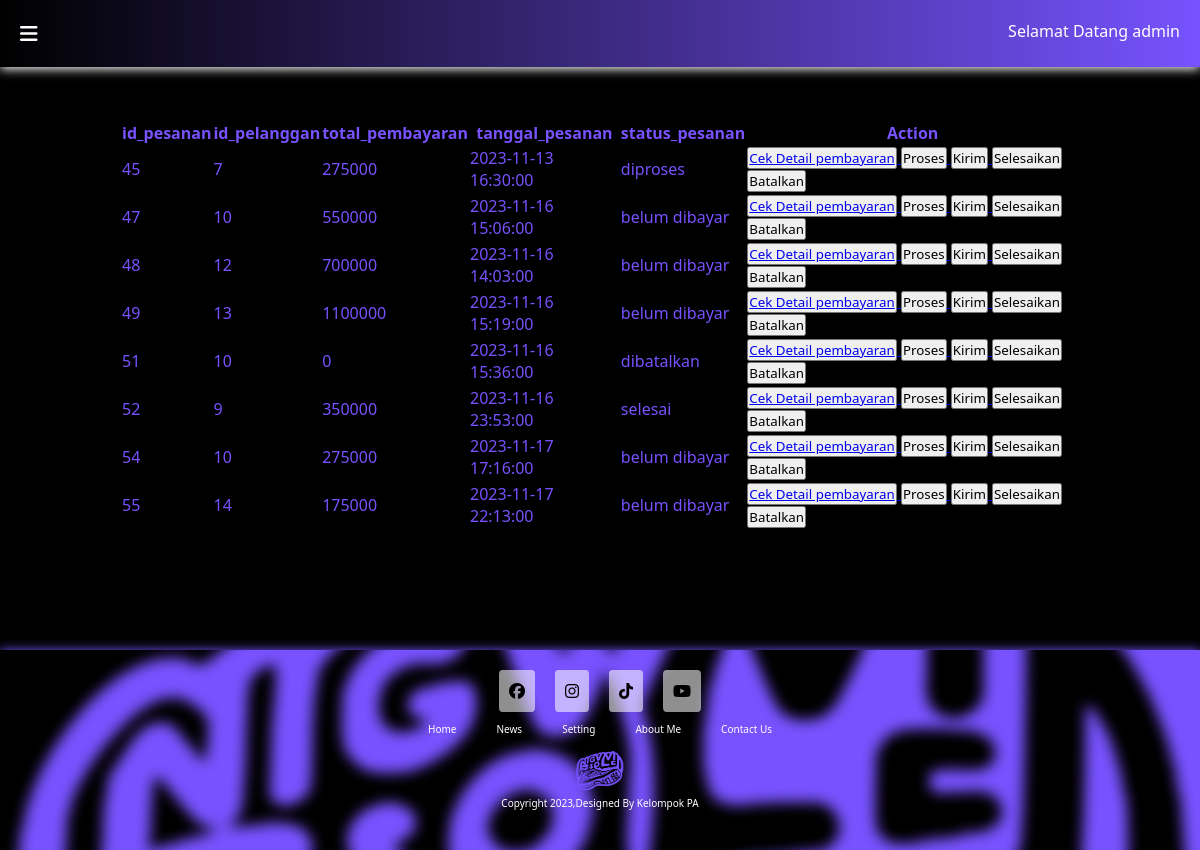
The app's page /admin/konfirmasi_pesanan.php (signed in) with its own data.
### tables this page shows
CREATE TABLE `pesanan` (
  `id_pesanan` int(11) NOT NULL,
  `id_pelanggan` int(11) NOT NULL,
  `total_pembayaran` int(11) NOT NULL,
  `tanggal_pesanan` datetime DEFAULT NULL,
  `status_pesanan` enum('keranjang','belum dibayar','sudah dibayar','diproses','dikirim','selesai','dibatalkan') NOT NULL
);

### util/loginSession.php (called while the page is built, shortened)
<?php
if(!isset($_SESSION['logged'])){
    echo "<script>
        alert('Anda Belum Login Broo');
        document.location.href = '../pages/login.php';
    </script>";
}else{
    if (isset($_SESSION['username'])) {
        $username = $_SESSION['username'];
    } else {
        echo "<script>
                alert('Akun Tidak Ditemukan');
                document.location.href = '../pages/login.php';
            </script>";
    }
}
?>

### admin/konfirmasi_pesanan.php (the view, shortened to what this page needs)
<?php
require "../util/koneksi.php";
require "../util/loginSession.php";
$result_query = mysqli_query($conn, "SELECT * FROM pesanan WHERE status_pesanan  != 'keranjang'");
$array_konfirmasi = [];
while ($row = mysqli_fetch_assoc($result_query)) {
    $array_konfirmasi[] = $row;
}
?>
<!DOCTYPE html>
<html lang="en">
<head>
    <link rel="stylesheet" href="style/konfirmasi_pesanan.css">
    <link rel="stylesheet" href="https://cdnjs.cloudflare.com/ajax/libs/font-awesome/6.4.2/css/all.min.css" />
</head>
<body>
<nav class="nav-admin">
        <div class="show-more" onclick="toggleSubMenu()"><i class="fa-solid fa-bars"></i></div>
        <div class="welcome-text">Selamat Datang <?= $username ?></div>
    </nav>
<div class="isi-page-admin">
<div class="cek-pesanan">
        <?php
        if (empty($array_konfirmasi)) {
            echo "Tidak Ada Pesanan Yang perlu dikonfirmasi";
        } else {
        ?>
            <table>
                <tr>
                    <th>id_pesanan</th>
                    <th>id_pelanggan</th>
                    <th>total_pembayaran</th>
                    <th>tanggal_pesanan</th>
                    <th>status_pesanan</th>
                    <th>Action</th>
                </tr>
                <?php foreach ($array_konfirmasi as $record_toconfirm) : ?>
                    <tr>
                        <td><?= $record_toconfirm['id_pesanan'] ?></td>
                        <td><?= $record_toconfirm['id_pelanggan'] ?></td>
                        <td><?= $record_toconfirm['total_pembayaran'] ?></td>
                        <td><?= $record_toconfirm['tanggal_pesanan'] ?></td>
                        <td><?= $record_toconfirm['status_pesanan'] ?></td>
                        <td>
                        <form action="" method="post">
                            <button><a href="detail_bayar.php?id=<?=$record_toconfirm['id_pesanan']?>">Cek Detail pembayaran</button>
                            <button type="submit" name="status-diproses">Proses</button>
                            <button type="submit" name="status-dikirim">Kirim</button>
                            <button type="submit" name="status-selesai">Selesaikan</button>
                            <button type="submit" name="status-dibatalkan">Batalkan</button>
                        </form>
                        </td>
                    </tr>
                <?php endforeach; ?>
            </table>
        <?php
        }
        ?>
    </div>
</div>
<footer>
    <div class="footer" id="setting">
        <div class="icon">
            <a href=""><i class="fa-brands fa-facebook"></i></a>
            <a href=""><i class="fa-brands fa-instagram"></i></a>
            <a href=""><i class="fa-brands fa-tiktok"></i></a>
            <a href=""><i class="fa-brands fa-youtube"></i></a>
        </div>
        <div class="footern">
            <ul>
                <li><a href="#">Home</a></li>
                <li><a href="#">News</a></li>
                <li><a href="#">Setting</a></li>
                <li><a href="#">About Me</a></li>
                <li><a href="#">Contact Us</a></li>
            </ul>
        </div>
        <div class="footerb">
        <img src="../asset/logo.png" alt="" style="width: 50px; height: 50px;">
            <p>Copyright 2023,Designed By Kelompok PA</p>
        </div>
    </div>
    </footer>
</body>
</html>

### admin/style/konfirmasi_pesanan.css (style rules this page uses)
* { margin: 0; padding: 0; box-sizing: border-box; transition: all 0.4s ease; scroll-behavior: smooth; font-family: 'Segoe UI', Tahoma, Geneva, Verdana, sans-serif; }
body { background-color: black; overflow-x: hidden; color: #7752FE; }
.isi-page-admin { padding: 10%; }
.fa-solid { color: white; }
nav { background: linear-gradient(to right, black, #7752FE); display: flex; justify-content: space-between; position :fixed; box-shadow: 0 2px 10px ; width: 100%; text-align: center; z-index: 2; }
div img { width: 90%; }
footer { background-color: rgba(0, 0, 0, 0.362); backdrop-filter: blur(50); box-shadow: 0px 0px 10px 0px #7752FE ; }
.footer { width: 100%; height: 200px; padding: 20px 30px ; background:url("../asset/darkpic.png"); background-size: cover; }
.icon { display: flex; justify-content: center; gap: 20px; }
.icon a { text-decoration: none; padding: 10px; background-color: rgba(255, 255, 255, 0.559); border-radius: 10%; text-align: center; }
.icon a i { color: black; opacity: 100; }
.footern { margin: 10px; font-size: 10px; }
.footern ul { display: flex; justify-content: center; }
.footern ul li { list-style: none; }
.footern ul li a { text-decoration: none; font-family: 'Segoe UI', Tahoma, Geneva, Verdana, sans-serif; color: white; margin: 0px 20px; }
.footerb { display: flex; justify-content: center; color: white; margin-top: 10px; font-size: 10px; flex-direction: column; align-items: center; }
.footerb img { width: 150px; }
.nav-admin { background: linear-gradient(to right, black, #7752FE); padding: 20px; display: flex; justify-content: space-between; color: white; }
.show-more { cursor: pointer; font-size: 20px; margin-right: 10px; }

### records on screen
pesanan: id_pesanan "45", id_pelanggan "7", total_pembayaran "275000", tanggal_pesanan "2023-11-13 16:30:00", status_pesanan "diproses"
pesanan: id_pesanan "47", id_pelanggan "10", total_pembayaran "550000", tanggal_pesanan "2023-11-16 15:06:00", status_pesanan "belum dibayar"
pesanan: id_pesanan "48", id_pelanggan "12", total_pembayaran "700000", tanggal_pesanan "2023-11-16 14:03:00", status_pesanan "belum dibayar"
pesanan: id_pesanan "49", id_pelanggan "13", total_pembayaran "1100000", tanggal_pesanan "2023-11-16 15:19:00", status_pesanan "belum dibayar"
pesanan: id_pesanan "51", id_pelanggan "10", total_pembayaran "0", tanggal_pesanan "2023-11-16 15:36:00", status_pesanan "dibatalkan"
pesanan: id_pesanan "52", id_pelanggan "9", total_pembayaran "350000", tanggal_pesanan "2023-11-16 23:53:00", status_pesanan "selesai"
pesanan: id_pesanan "54", id_pelanggan "10", total_pembayaran "275000", tanggal_pesanan "2023-11-17 17:16:00", status_pesanan "belum dibayar"
pesanan: id_pesanan "55", id_pelanggan "14", total_pembayaran "175000", tanggal_pesanan "2023-11-17 22:13:00", status_pesanan "belum dibayar"

### other values on screen
$username "admin"
